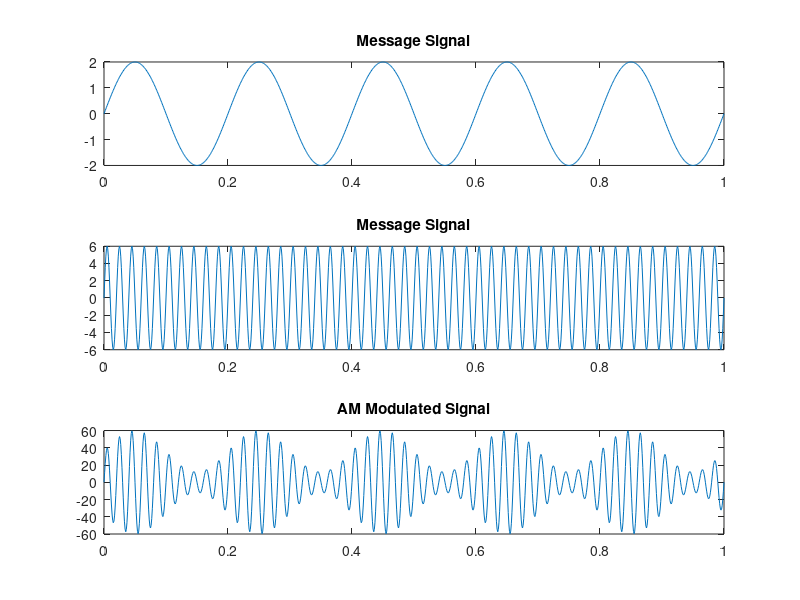

Here is the MATLAB script that generated this plot:
clc;
clear all;
close all;

fm = 5;
am = 2;
t = 0 : 0.001 : 1;

xm = am * sin(2*pi*fm*t);

subplot(3,1,1)
plot(t, xm)
title('Message Signal')


fc = 50;
ac = 6;
xc = ac * sin(2*pi*fc*t);

subplot(3,1,2)
plot(t, xc)
title('Message Signal')

## Modulation
k = am/ac;
mod = ac*(1 + k*xm) .* xc;

subplot(3,1,3)
plot(t, mod)
title('AM Modulated Signal')